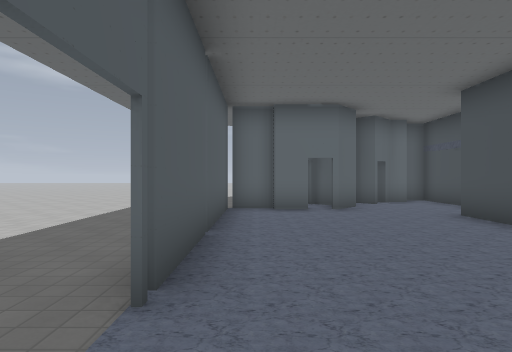
View 1 (above)

14 first-person views from a walk through a Godot game level. The camera is 1.4 m above the floor, looks level and sees 75° across. Doors that lead somewhere are drawn open, without their leaves. The floor is counted in squares, 1.74 m on a side. Each view is taken from the middle of a square. On the plan, view 1 faces up. The plan holds only what a view shows up to about 11 squares ahead; the rest is blank. The place goes on beyond the plan. Some surface patterns are stand-ins.

View 2
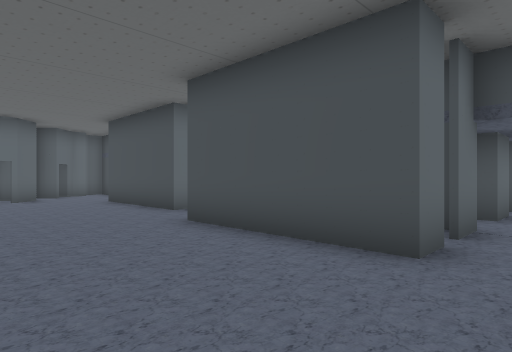

View 3
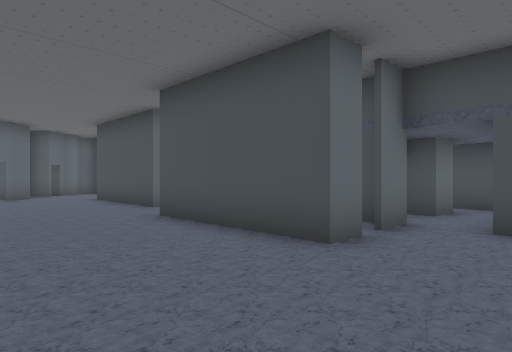

View 4
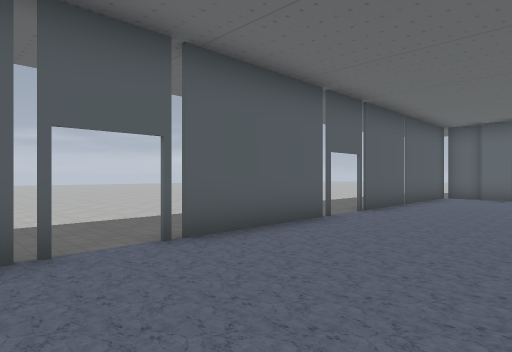

View 5
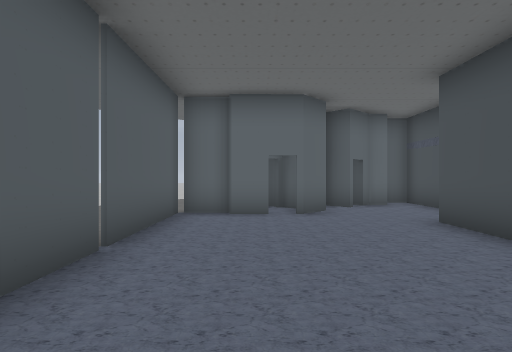

View 6
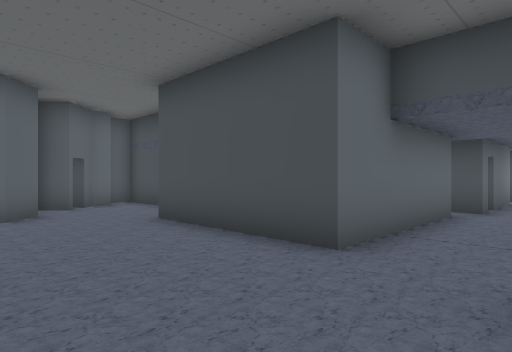

View 7
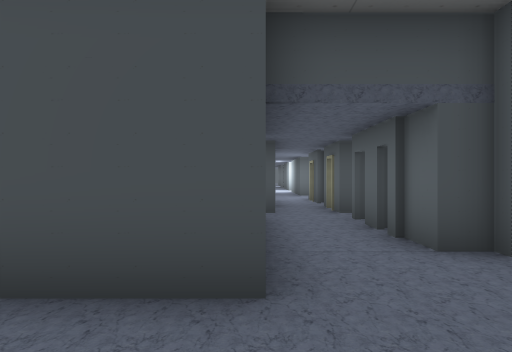

View 8
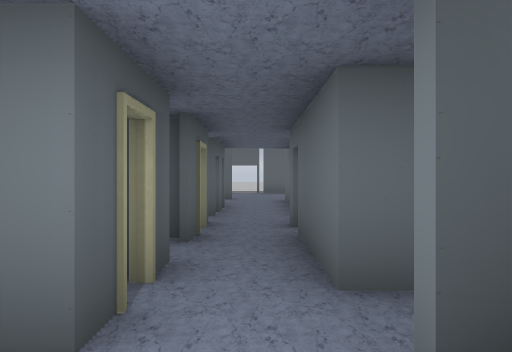

View 9
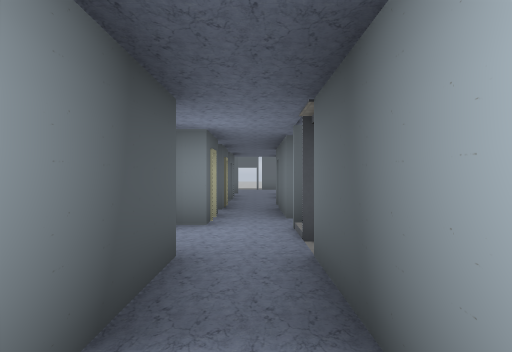

View 10
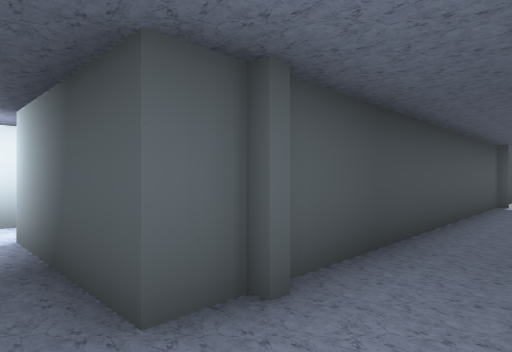

View 11
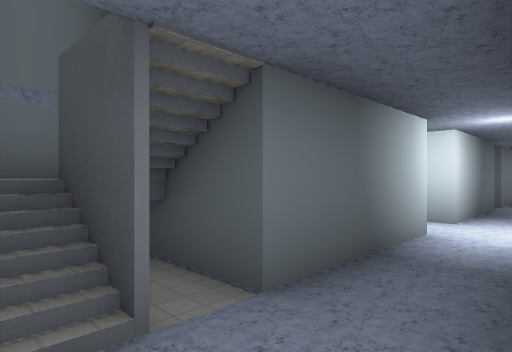

View 12
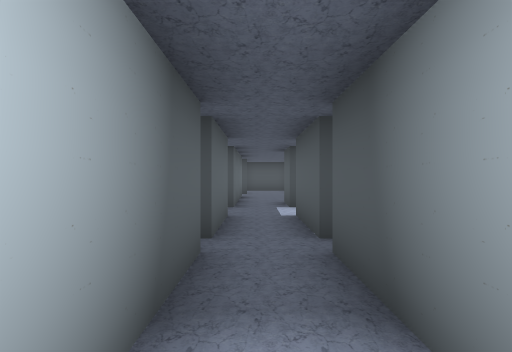

View 13
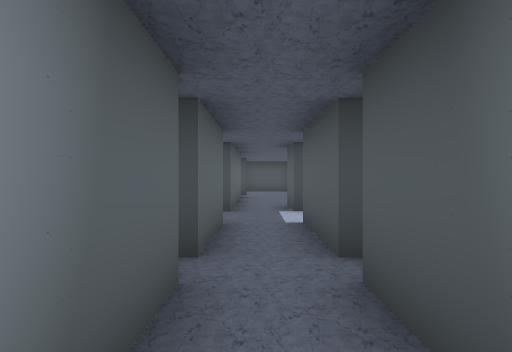

View 14
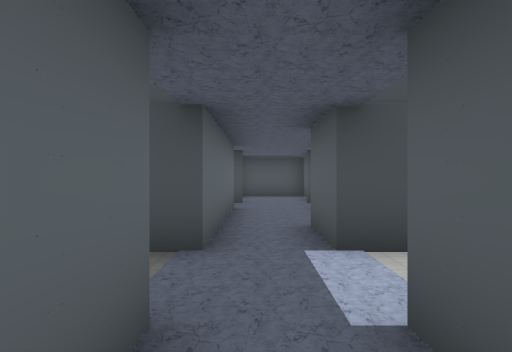

### Floor plan
Points are (right, up) in squares from view 1. A wall is a line through its corners. A room is listed if a view was taken in it or the views show most of it. See-through windows are left out.
Room 1 (views 1, 2, 3, 4, 5, 6, 7)
walls: (4.2, 2.9) (4.2, 6.9); (-0.7, 0.9) (-0.7, -2.6); (-0.7, 4.6) (-0.7, 2); (4.2, -2.8) (3.4, -2.8) (3.4, 1.2); (5.8, -2.8) (4.8, -2.8); (1.3, 8.1) (0.3, 8.1); (0.5, 8.3) (-0.7, 8.3) (-0.7, 4.8); (2.7, 8.9) (2, 8); (3.4, 9.6) (2.9, 10.1); (5.5, 9) (5.5, 11) (4.9, 11); (4.8, 10.3) (4, 10.3) (3.9, 10.1) (3.6, 10.4)
ways out: opening at (3, 2) to room 3
Room 2 (views 8, 9, 10, 11, 12, 13, 14)
walls: (19, 2.6) (15.6, 2.6); (21, 1.2) (23.6, 1.2); (15.6, 0.4) (15.6, 1.2) (18.9, 1.2); (14.9, 2.6) (14.3, 2.6); (23.6, 2.6) (20.3, 2.6); (24.2, 1.2) (26.9, 1.2); (13.5, 1.2) (13.5, 0.6); (26.9, 2.6) (24.3, 2.6); (15.6, -5.5) (15.6, 0); (28.6, 0.2) (28.6, 1.2) (30.4, 1.2); (30.6, 2.6) (28.6, 2.6)
ways out: opening at (13, 2) to room 3; open door at (13, 1) to room 3; opening at (27.5, 1); opening at (27.5, 3); opening at (30, 2)
Room 3 (no view inside)
walls: (8.5, 2.9) (4.2, 2.9); (7, 1.2) (7.6, 1.2); (9.2, 1.2) (9.9, 1.2); (9.8, 2.6) (9.3, 2.6); (10.2, 1.2) (11, 1.2); (5.5, 0.4) (5.5, 1.2) (6.6, 1.2); (11.7, 1.2) (12.5, 1.2); (12.7, 2.6) (10.4, 2.6); (13, 1.2) (13.5, 1.2)
ways out: opening at (3, 2) to room 1; opening at (13, 2) to room 2; open door at (13, 1) to room 2; opening at (10, 3); open door at (10, 1)

Where each view was taken, in squares from view 1:
view 1: 0 up, 0 right, facing up
view 2: 4 down, 0 right, facing up-right
view 3: 5 down, 0 right, facing up-right
view 4: 5 down, 3 right, facing up-left
view 5: 1 up, 1 right, facing up
view 6: 1 up, 1 right, facing up-right
view 7: 3 up, 2 right, facing right
view 8: 2 up, 15 right, facing left
view 9: 2 up, 19 right, facing left
view 10: 2 up, 14 right, facing down-right
view 11: 1 up, 14 right, facing up-right
view 12: 2 up, 20 right, facing right
view 13: 2 up, 21 right, facing right
view 14: 2 up, 25 right, facing right
